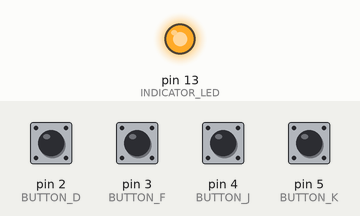
Simulated run of this sketch. Board: Arduino Leonardo, built with avr-gcc and run on an emulated ATmega32U4. Shown: output pins drawn as LEDs (lit = HIGH). The test bench sets the inputs (shaded band); at power-on: pin 2 (BUTTON_D), pin 3 (BUTTON_F), pin 4 (BUTTON_J), pin 5 (BUTTON_K) HIGH. USB keyboard and mouse output is not drawn.

Above: at 0.1 s.
Timing chart, 0 to 1.6 s (numbered marks = the images above):
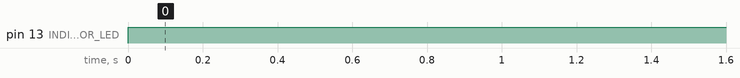

The sketch:

ConductiveKeyboard.ino
```cpp
/*
 * Conductive Object Keyboard
 *
 * Allows button input from any conductive object,
 * by using the user to complete the circuit
 *
 * Author: Chad Humphries
 * Date: September 10th, 2019
 * Verson: 1.0
 */

#include <Keyboard.h>

//Constants
const int BUTTON_D = 2;
const int BUTTON_F = 3;
const int BUTTON_J = 4;
const int BUTTON_K = 5;
const int INDICATOR_LED = 13;

//Variables
int dState = 0;
int fState = 0;
int jState = 0;
int kState = 0;

void setup()
{
  //Initialize input
  pinMode(BUTTON_D, INPUT);
  pinMode(BUTTON_F, INPUT);
  pinMode(BUTTON_J, INPUT);
  pinMode(BUTTON_K, INPUT);

  //Initialize output
  pinMode(INDICATOR_LED, OUTPUT);

  Keyboard.begin();
}

void loop()
{
  //Get button state
  dState = digitalRead(BUTTON_D);
  fState = digitalRead(BUTTON_F);
  jState = digitalRead(BUTTON_J);
  kState = digitalRead(BUTTON_K);

  digitalWrite(INDICATOR_LED, HIGH);

  //Output
  if(dState == LOW)
  {
    Keyboard.press('d');
  }
  else
  {
    Keyboard.release('d');
  }

  if(fState == LOW)
  {
    Keyboard.press('f');
  }
  else
  {
    Keyboard.release('f');
  }

  if(jState == LOW)
  {
    Keyboard.press('j');
  }
  else
  {
    Keyboard.release('j');
  }

  if(kState == LOW)
  {
    Keyboard.press('k');
  }
  else
  {
    Keyboard.release('k');
  }
}
```

Measured:
- by itself, pin 13 (INDICATOR_LED): LOW → HIGH at 0.00 s
